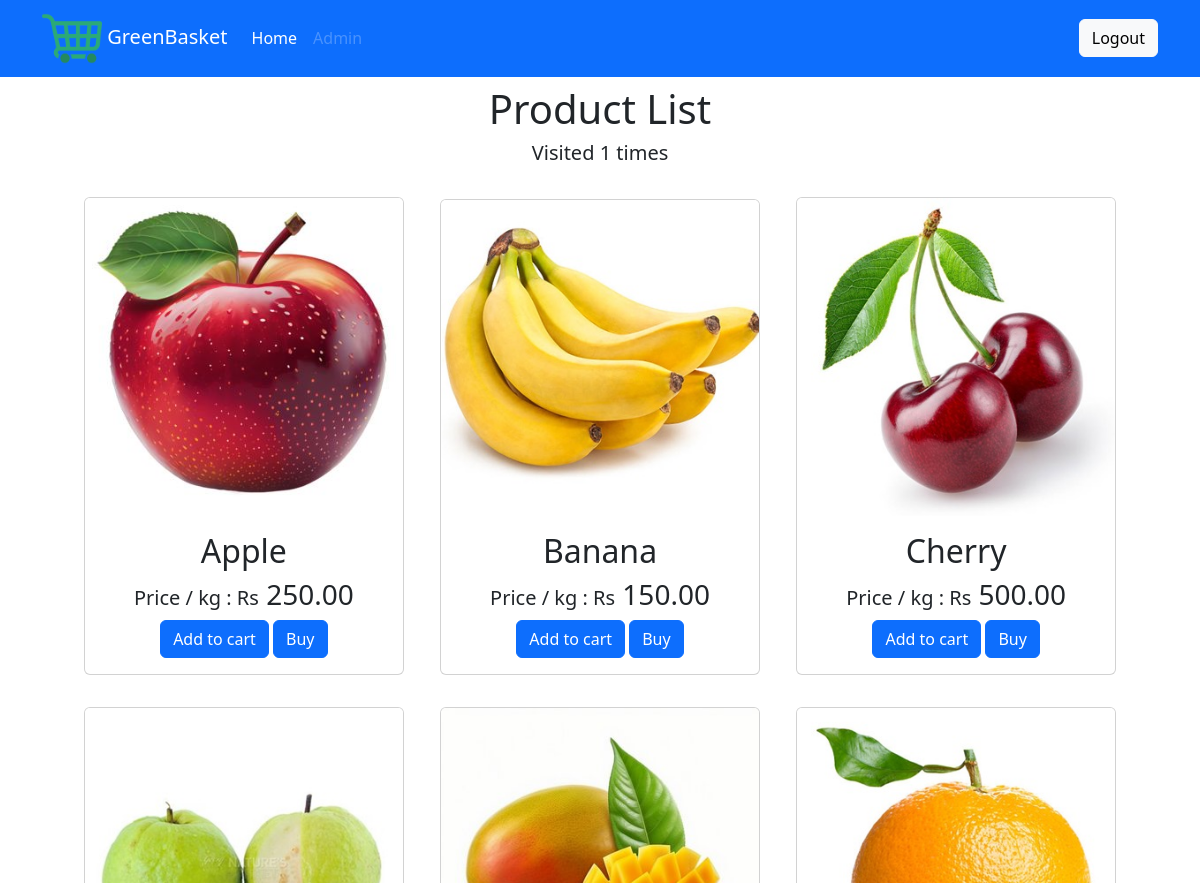
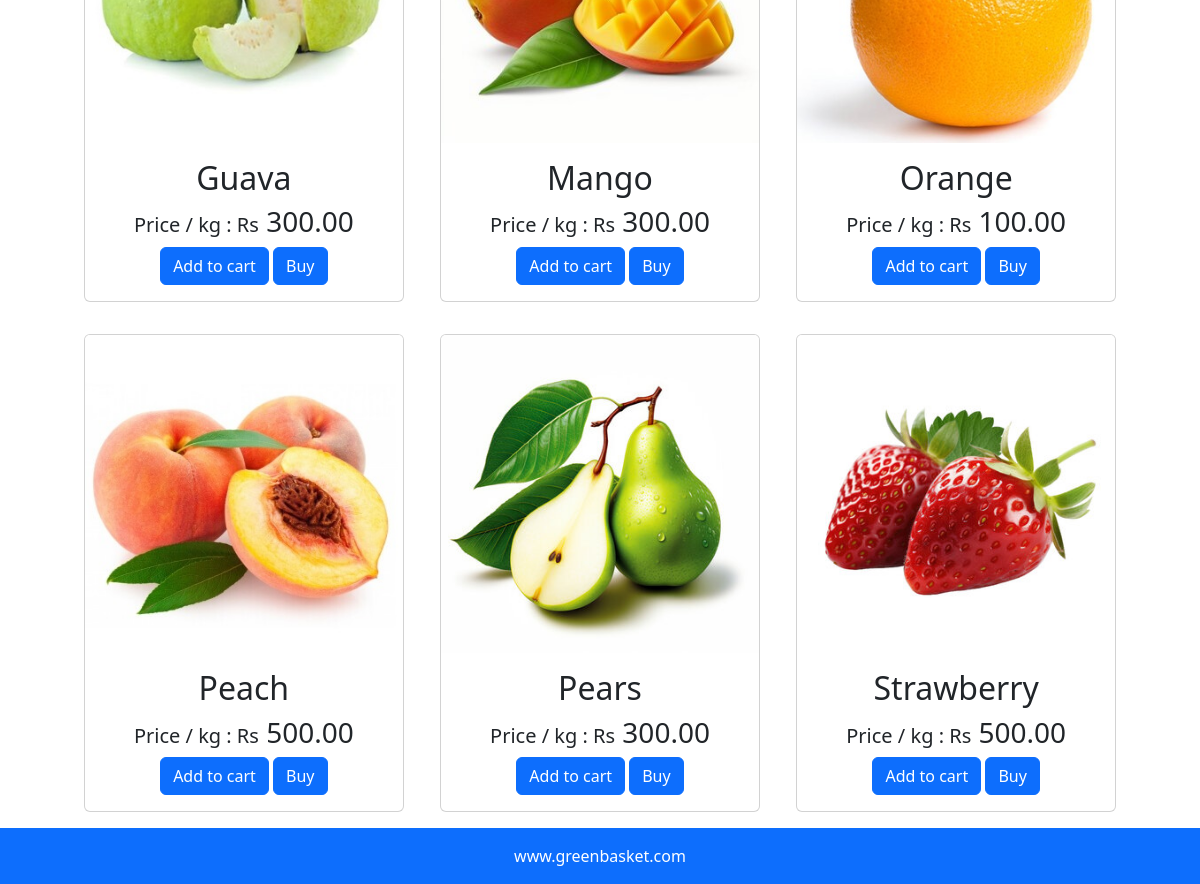
The app's page / (signed in) with its own data (2 pictures, top to bottom).
### main/models.py (models this page shows, shortened)
class Products(models.Model):
    prod_name = models.CharField(max_length = 100)
    prod_price = models.DecimalField(max_digits=8, decimal_places=2)
    prod_origin = models.CharField(max_length = 100)
    prod_img = models.ImageField(upload_to='pictures')

### main/views.py (the view)
# urls.py: path('', views.home, name= 'home'),
@never_cache
def home(request):
    if request.user.is_authenticated:
        visit_count = request.session.get('visit_count',0)
        visit_count += 1
        request.session['visit_count'] = visit_count
        home_cache = cache.get('home_cache')
        if not home_cache:
            home_cache = Products.objects.order_by('prod_name')
            cache.set('home_cache', home_cache, timeout=CACHE_TIMEOUT)
        context = {
        'fruit' : home_cache,
        'visit_count': visit_count
    }
        return render(request, 'home.html', context)
    return redirect(user_login)

### templates/home.html (shortened to what this page needs)
{% load static %}
<!DOCTYPE html>
<html lang="en">
<head>
    <link href="https://cdn.jsdelivr.net/npm/bootstrap@5.3.3/dist/css/bootstrap.min.css" rel="stylesheet">
    <link rel="stylesheet" href="{% static 'css/style.css' %}">
</head>
<body>
  <nav class="navbar navbar-expand-lg navbar-dark bg-primary">
    <div class="container">
        <a class="navbar-brand" href="#"><img src="{% static "images/green-cart.png" %}" alt="Logo" style="width: 60px;" > GreenBasket </a>
        <div class="collapse navbar-collapse justify-content-between" id="navbarNavDropdown">
            <ul class="navbar-nav ">
                <li class="nav-item">
                    <a class="nav-link active" href="/">Home</a>
                </li>
                <li class="nav-item">
                    <a class="nav-link disabled" href="#">{{request.user.username | capfirst}}</a>
                </li>
            </ul>
            <div class="d-flex">
                <a href="/logout"><button class="btn btn-light ms-3">Logout</button></a>
            </div>
        </div>
    </div>
  </nav>
  <div class="container-fluid text-center py-2">
    <h1>Product List</h1>
    <h5>Visited {{visit_count}} times</h5>
  </div>
  <div class="container text-center">
    {% for x  in fruit %}
  <div class="card text-center mx-3 my-3" style="width: 20rem; display: inline-block;">
    <img src="{{x.prod_img.url}}" class="card-img-top" alt="...">
    <div class="card-body">
      <h2 class="card-title">{{x.prod_name}}</h2>
      <h5 class="card-text">Price / kg : Rs<span class="fs-3"> {{x.prod_price}}</span> </h5>
      <a href="#" class="btn btn-primary">Add to cart</a>
      <a href="#" class="btn btn-primary">Buy</a>
    </div>
  </div>
  {% endfor %}
  </div>
  <div class="footer text-center bg-primary py-3 text-white">
    www.greenbasket.com
  </div>
</body>
</html>

### records on screen
Products: prod_img (picture), prod_name "Apple", prod_price "250.00"
Products: prod_img (picture), prod_name "Banana", prod_price "150.00"
Products: prod_img (picture), prod_name "Cherry", prod_price "500.00"
Products: prod_img (picture), prod_name "Guava", prod_price "300.00"
Products: prod_img (picture), prod_name "Mango", prod_price "300.00"
Products: prod_img (picture), prod_name "Orange", prod_price "100.00"
Products: prod_img (picture), prod_name "Peach", prod_price "500.00"
Products: prod_img (picture), prod_name "Pears", prod_price "300.00"
Products: prod_img (picture), prod_name "Strawberry", prod_price "500.00"

### other values on screen
{{ request.user.username | capfirst }} "Admin"
{{ visit_count }} "1"
